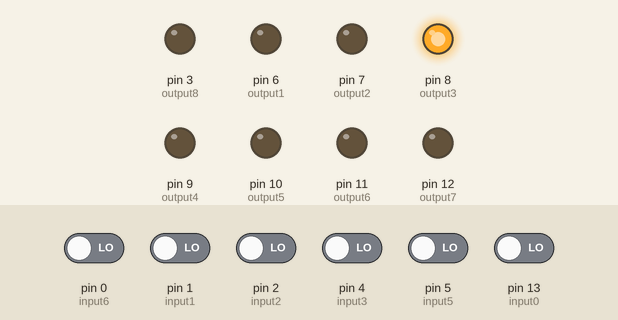
The sketch below on a simulated Arduino Uno, built with avr-gcc and run on an emulated ATmega328P. On the bench: output pins drawn as LEDs (lit = HIGH). Dashed ring = blinking. The inputs (shaded band) are chosen by the test bench; at power-on: pin 0 (input6), pin 1 (input1), pin 2 (input2), pin 4 (input3), pin 5 (input5), pin 13 (input0) LOW.

Above: at 1.2 s.
1.3 s: pin 2 (input2) driven HIGH
At 4.0 s:
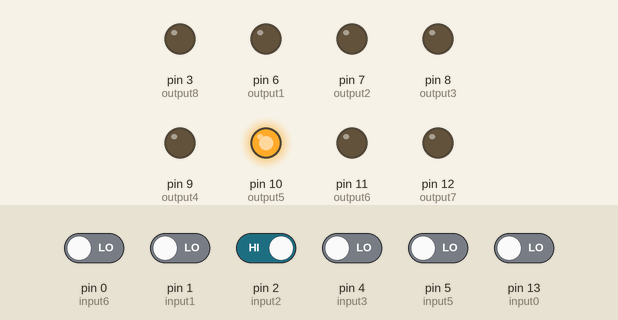
4.3 s: pin 1 (input1) driven HIGH
At 4.9 s:
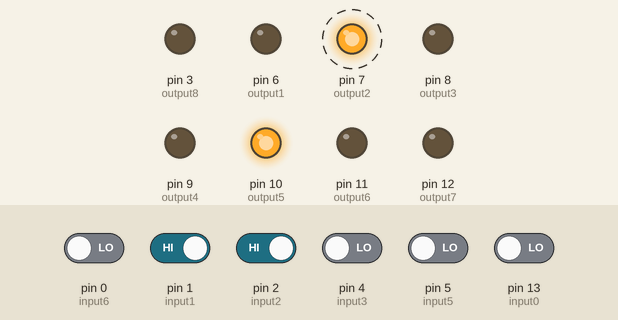
7.3 s: pin 4 (input3) driven HIGH
At 8.9 s:
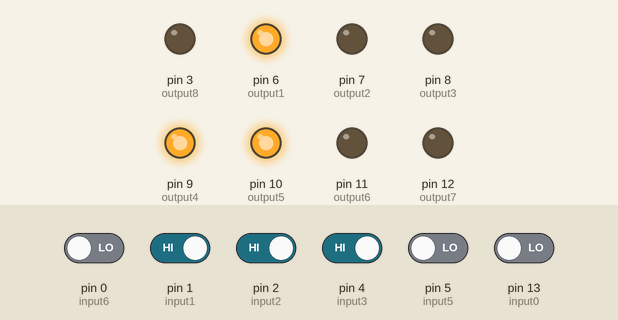
10.3 s: pin 13 (input0) driven HIGH
At 12.9 s:
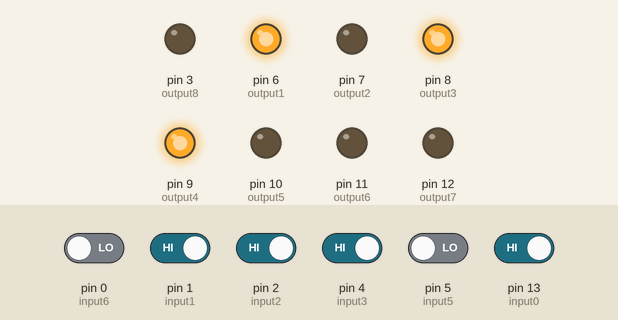
13.3 s: pin 2 (input2) driven LOW
16.3 s: pin 0 (input6) driven HIGH and pin 1 (input1) driven LOW
At 20.1 s:
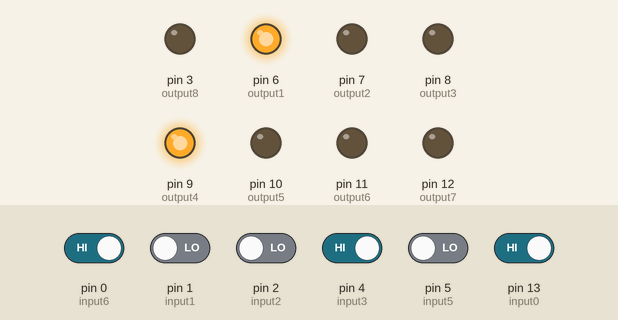
Timing chart, 0 to 22.6 s (numbered marks = the images above; inputs shaded):
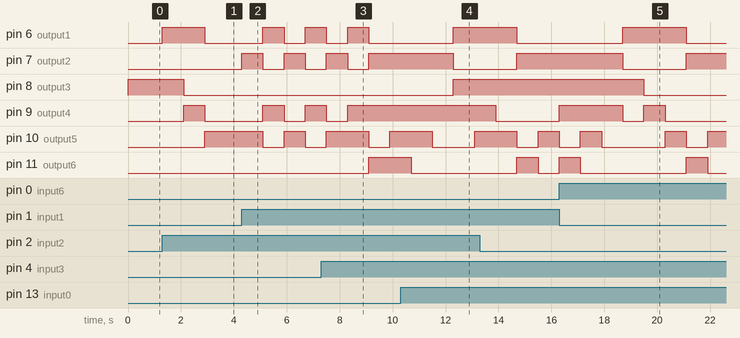

The sketch:

Elevator.ino
```cpp
int flr=0;
  int input0=13;
  int input1=1;
  int input2=2;
  int input3=4;
  int input5=5;
  int input6=0;
  int output1=6;
  int output2=7;
  int output3=8;
  int output4=9;
  int output5=10;
  int output6=11;
  int output7=12;
  int output8=3;
  int ground=0;
  int first=0;
  int second=0;
  int third=0;
  int weight=0;
  int way=0;
void setup() {

pinMode(input0,INPUT);
pinMode(input1,INPUT);
pinMode(input2,INPUT);
pinMode(input3,INPUT);
pinMode(input5,INPUT);
pinMode(input6,INPUT);
pinMode(output1,OUTPUT);
pinMode(output2,OUTPUT);
pinMode(output3,OUTPUT);
pinMode(output4,OUTPUT);
pinMode(output5,OUTPUT);
pinMode(output6,OUTPUT);
pinMode(output7,OUTPUT);
pinMode(output8,OUTPUT);
}

void loop() {
ground=digitalRead(input0);
first=digitalRead(input1);
second=digitalRead(input2);
third=digitalRead(input3);
weight=digitalRead(input5);
way=digitalRead(input6);
switch(flr){
  case 0:
  digitalWrite(output3,HIGH);
  if(first==HIGH)
  {digitalWrite(output1,HIGH);
  digitalWrite(output2,LOW);
  digitalWrite(output3,HIGH);
  delay(800);
  digitalWrite(output3,LOW);
  digitalWrite(output4,HIGH);
  digitalWrite(output1,LOW);
  digitalWrite(output2,LOW);
  flr=1;}
  if(second==HIGH)
  {digitalWrite(output1,HIGH);
  digitalWrite(output2,LOW);
  digitalWrite(output3,HIGH);
  delay(800);
  digitalWrite(output3,LOW);
  digitalWrite(output4,HIGH);
  delay(800);
  digitalWrite(output4,LOW);
  digitalWrite(output5,HIGH);
  digitalWrite(output1,LOW);
  digitalWrite(output2,LOW);
  flr=2;}
  if(third==HIGH)
  {digitalWrite(output1,HIGH);
  digitalWrite(output2,LOW);
  digitalWrite(output3,HIGH);
  delay(800);
  digitalWrite(output3,LOW);
  digitalWrite(output4,HIGH);
  delay(800);
  digitalWrite(output4,LOW);
  digitalWrite(output5,HIGH);
  delay(800);
  digitalWrite(output5,LOW);
  digitalWrite(output6,HIGH);
  digitalWrite(output1,LOW);
  digitalWrite(output2,LOW);
  flr=3;}
  if(weight==HIGH)
  {while(digitalRead(input5)==HIGH)
  {digitalWrite(output7,HIGH);
  delay(500);
    }
    digitalWrite(output7,LOW);
    }
    if(way==HIGH)
  {while(digitalRead(input6)==LOW)
  {digitalWrite(output8,HIGH);
  delay(500);
    }
    digitalWrite(output8,LOW);
    }
  break;
  case 3:
  digitalWrite(output6,HIGH);
  if(second==HIGH)
  {digitalWrite(output1,LOW);
  digitalWrite(output2,HIGH);
  digitalWrite(output6,HIGH);
  delay(800);
  digitalWrite(output6,LOW);
  digitalWrite(output5,HIGH);
  digitalWrite(output1,LOW);
  digitalWrite(output2,LOW);
  flr=2;}
  if(first==HIGH)
  {digitalWrite(output1,LOW);
  digitalWrite(output2,HIGH);
  digitalWrite(output6,HIGH);
  delay(800);
  digitalWrite(output6,LOW);
  digitalWrite(output5,HIGH);
  delay(800);
  digitalWrite(output5,LOW);
  digitalWrite(output4,HIGH);
  digitalWrite(output1,LOW);
  digitalWrite(output2,LOW);
  flr=1;}
  if(ground==HIGH)
  {digitalWrite(output1,LOW);
  digitalWrite(output2,HIGH);
  digitalWrite(output6,HIGH);
  delay(800);
  digitalWrite(output6,LOW);
  digitalWrite(output5,HIGH);
  delay(800);
  digitalWrite(output5,LOW);
  digitalWrite(output4,HIGH);
  delay(800);
  digitalWrite(output4,LOW);
  digitalWrite(output3,HIGH);
  digitalWrite(output1,LOW);
  digitalWrite(output2,LOW);
  flr=0;}
  if(weight==HIGH)
  {while(digitalRead(input5)==HIGH)
  {digitalWrite(output7,HIGH);
  delay(500);
    }
    digitalWrite(output7,LOW);
    }
    if(way==HIGH)
  {while(digitalRead(input6)==LOW)
  {digitalWrite(output8,HIGH);
  delay(500);
    }
    digitalWrite(output8,LOW);
    }
  break;
  case 1:
  digitalWrite(output4,HIGH);
  if(ground==HIGH)
  {digitalWrite(output1,LOW);
  digitalWrite(output2,HIGH);
  digitalWrite(output4,HIGH);
  delay(800);
  digitalWrite(output4,LOW);
  digitalWrite(output3,HIGH);
  digitalWrite(output1,LOW);
  digitalWrite(output2,LOW);
  flr=0;}
   if(second==HIGH)
  {digitalWrite(output1,HIGH);
  digitalWrite(output2,LOW);
  digitalWrite(output4,HIGH);
  delay(800);
  digitalWrite(output4,LOW);
  digitalWrite(output5,HIGH);
  digitalWrite(output1,LOW);
  digitalWrite(output2,LOW);
  flr=2;}
  if(third==HIGH)
  {digitalWrite(output1,HIGH);
  digitalWrite(output2,LOW);
  digitalWrite(output4,HIGH);
  delay(800);
  digitalWrite(output4,LOW);
  digitalWrite(output5,HIGH);
  delay(800);
  digitalWrite(output5,LOW);
  digitalWrite(output6,HIGH);
  digitalWrite(output1,LOW);
  digitalWrite(output2,LOW);
  flr=3;}
  if(weight==HIGH)
  {while(digitalRead(input5)==HIGH)
  {digitalWrite(output7,HIGH);
  delay(500);
    }
    digitalWrite(output7,LOW);
    }
    if(way==HIGH)
  {while(digitalRead(input6)==LOW)
  {digitalWrite(output8,HIGH);
  delay(500);
    }
    digitalWrite(output8,LOW);
    }
  break;
  case 2:
  digitalWrite(output5,HIGH);
    if(ground==HIGH)
  {digitalWrite(output1,LOW);
  digitalWrite(output2,HIGH);
  digitalWrite(output5,HIGH);
  delay(800);
  digitalWrite(output5,LOW);
  digitalWrite(output4,HIGH);
  delay(800);
  digitalWrite(output4,LOW);
  digitalWrite(output3,HIGH);
  digitalWrite(output1,LOW);
  digitalWrite(output2,LOW);
  flr=0;}
   if(first==HIGH)
  {digitalWrite(output1,LOW);
  digitalWrite(output2,HIGH);
  digitalWrite(output5,HIGH);
  delay(800);
  digitalWrite(output5,LOW);
  digitalWrite(output4,HIGH);
  digitalWrite(output1,LOW);
  digitalWrite(output2,LOW);
  flr=1;}
  if(third==HIGH)
  {digitalWrite(output1,HIGH);
  digitalWrite(output2,LOW);
  digitalWrite(output5,HIGH);
  delay(800);
  digitalWrite(output5,LOW);
  digitalWrite(output6,HIGH);
  digitalWrite(output1,LOW);
  digitalWrite(output2,LOW);
  flr=3;}
  if(weight==HIGH)
  {while(digitalRead(input5)==HIGH)
  {digitalWrite(output7,HIGH);
  delay(500);
    }
    digitalWrite(output7,LOW);
    }
    if(way==HIGH)
  {while(digitalRead(input6)==LOW)
  {digitalWrite(output8,HIGH);
  delay(500);
    }
    digitalWrite(output8,LOW);
    }
  break;
  }
  }
```

Measured:
- after the input at 1.3 s, pin 6 (output1): LOW → HIGH at once, → LOW 1.6 s later; pin 8 (output3): HIGH → LOW after 0.80 s; pin 9 (output4): LOW → HIGH after 0.80 s, → LOW 0.80 s later; pin 10 (output5): LOW → HIGH after 1.6 s
- after the input at 4.3 s, pin 6 (output1), pin 9 (output4): LOW → HIGH after 0.80 s, → LOW 0.80 s later, → HIGH 0.80 s later; pin 7 (output2): alternates HIGH for 0.80 s and LOW for 0.80 s, starting at once; pin 10 (output5): HIGH → LOW after 0.80 s, → HIGH 0.80 s later, → LOW 0.80 s later
- after the input at 7.3 s, pin 6 (output1): goes on until 9.1 s, then stays LOW; pin 7 (output2): goes on until 9.1 s, then stays HIGH; pin 9 (output4): goes on until 8.3 s, then stays HIGH; pin 11 (output6): LOW → HIGH after 1.8 s
- after the input at 10.3 s, pin 6 (output1): LOW → HIGH after 2.0 s instead of 1.2 s; pin 7 (output2): HIGH → LOW after 2.0 s instead of 1.2 s; pin 8 (output3): LOW → HIGH after 2.0 s; pin 9 (output4): stays HIGH (without the input it goes to LOW after 2.8 s)
- after the input at 16.3 s, pin 8 (output3): HIGH → LOW after 3.2 s instead of 4.0 s
